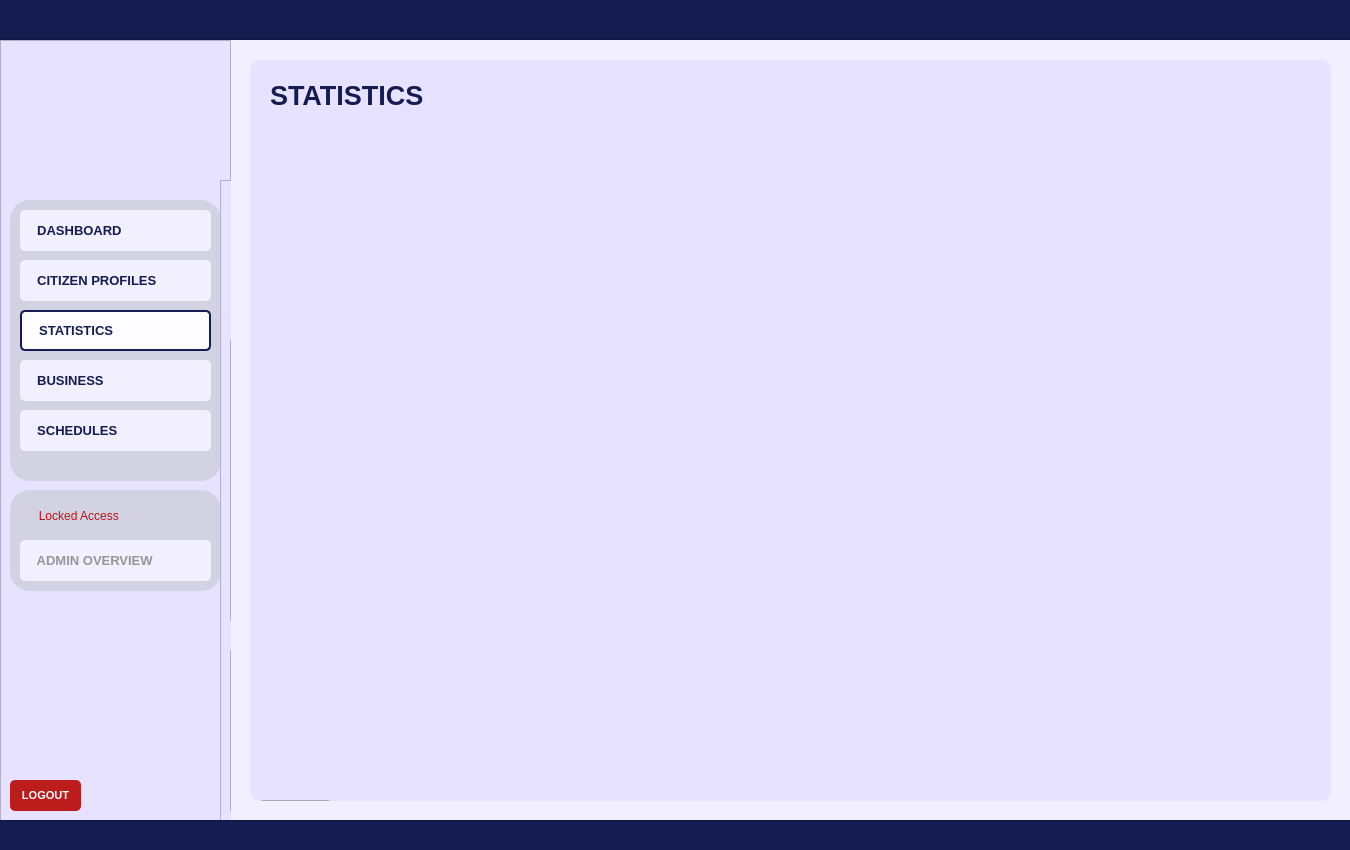
<?xml version="1.0" encoding="UTF-8"?>
<ui version="4.0">
 <class>User_dashboardWidget</class>
 <widget class="QWidget" name="User_dashboardWidget">
  <property name="geometry">
   <rect>
    <x>0</x>
    <y>0</y>
    <width>1350</width>
    <height>850</height>
   </rect>
  </property>
  <property name="sizePolicy">
   <sizepolicy hsizetype="Fixed" vsizetype="Fixed">
    <horstretch>0</horstretch>
    <verstretch>0</verstretch>
   </sizepolicy>
  </property>
  <property name="maximumSize">
   <size>
    <width>1350</width>
    <height>850</height>
   </size>
  </property>
  <property name="windowTitle">
   <string>Form</string>
  </property>
  <property name="styleSheet">
   <string notr="true">#User_dashboardWidget{
	background-color: #f2efff;
}</string>
  </property>
  <widget class="QFrame" name="baseNavFrame">
   <property name="geometry">
    <rect>
     <x>0</x>
     <y>40</y>
     <width>231</width>
     <height>781</height>
    </rect>
   </property>
   <property name="styleSheet">
    <string notr="true">#baseNavFrame {
	background-color: #e7e2ff;
}</string>
   </property>
   <property name="frameShape">
    <enum>QFrame::Shape::StyledPanel</enum>
   </property>
   <property name="frameShadow">
    <enum>QFrame::Shadow::Raised</enum>
   </property>
   <widget class="QFrame" name="baseNavFramesub1">
    <property name="geometry">
     <rect>
      <x>10</x>
      <y>160</y>
      <width>211</width>
      <height>281</height>
     </rect>
    </property>
    <property name="autoFillBackground">
     <bool>false</bool>
    </property>
    <property name="styleSheet">
     <string notr="true">#baseNavFramesub1{
	background-color: #d3d2e2;
	border-radius: 20px;
	border: 2px solid #d3d2e2;
	opacity: 0.1;
}</string>
    </property>
    <property name="frameShape">
     <enum>QFrame::Shape::StyledPanel</enum>
    </property>
    <property name="frameShadow">
     <enum>QFrame::Shadow::Raised</enum>
    </property>
    <widget class="QPushButton" name="nav_buttonDashboard">
     <property name="geometry">
      <rect>
       <x>10</x>
       <y>10</y>
       <width>191</width>
       <height>41</height>
      </rect>
     </property>
     <property name="font">
      <font>
       <family>Arial</family>
       <pointsize>10</pointsize>
       <bold>true</bold>
      </font>
     </property>
     <property name="cursor">
      <cursorShape>PointingHandCursor</cursorShape>
     </property>
     <property name="layoutDirection">
      <enum>Qt::LayoutDirection::LeftToRight</enum>
     </property>
     <property name="styleSheet">
      <string notr="true">#nav_buttonDashboard {
    background-color: #f2efff;
    color: #141c52;
    border-radius: 5px;
	text-align: left;
	padding: 10px;
}
#nav_buttonDashboard:hover {
    background-color: #fdfdff; /* Slightly lighter blue when hovered */
}
#nav_buttonDashboard:pressed {
    background-color: #e7e5f4; /* Darker blue when clicked */
}</string>
     </property>
     <property name="text">
      <string>  DASHBOARD</string>
     </property>
     <property name="icon">
      <iconset>
       <normaloff>../Assets/icon_dashboard.svg</normaloff>../Assets/icon_dashboard.svg</iconset>
     </property>
     <property name="iconSize">
      <size>
       <width>30</width>
       <height>30</height>
      </size>
     </property>
    </widget>
    <widget class="QPushButton" name="nav_buttonCitizenProfiles">
     <property name="geometry">
      <rect>
       <x>10</x>
       <y>60</y>
       <width>191</width>
       <height>41</height>
      </rect>
     </property>
     <property name="font">
      <font>
       <family>Arial</family>
       <pointsize>10</pointsize>
       <bold>true</bold>
      </font>
     </property>
     <property name="cursor">
      <cursorShape>PointingHandCursor</cursorShape>
     </property>
     <property name="styleSheet">
      <string notr="true">#nav_buttonCitizenProfiles {
    background-color: #f2efff;
    color: #141c52;
    border-radius: 5px;
	text-align: left;;
    padding: 10px; /* Optional: Adjusts spacing inside the button */
}
#nav_buttonCitizenProfiles:hover {
    background-color: #fdfdff; /* Slightly lighter blue when hovered */
}
#nav_buttonCitizenProfiles:pressed {
    background-color: #e7e5f4; /* Darker blue when clicked */
}</string>
     </property>
     <property name="text">
      <string>  CITIZEN PROFILES</string>
     </property>
     <property name="icon">
      <iconset>
       <normaloff>../Assets/icon_citizenprofiles.svg</normaloff>../Assets/icon_citizenprofiles.svg</iconset>
     </property>
     <property name="iconSize">
      <size>
       <width>30</width>
       <height>30</height>
      </size>
     </property>
    </widget>
    <widget class="QPushButton" name="nav_buttonStatistics">
     <property name="geometry">
      <rect>
       <x>10</x>
       <y>110</y>
       <width>191</width>
       <height>41</height>
      </rect>
     </property>
     <property name="font">
      <font>
       <family>Arial</family>
       <pointsize>10</pointsize>
       <bold>true</bold>
      </font>
     </property>
     <property name="cursor">
      <cursorShape>PointingHandCursor</cursorShape>
     </property>
     <property name="styleSheet">
      <string notr="true">#nav_buttonStatistics {
    background-color: #fdfdff;
    color: #141c52;
    border-radius: 5px;
	border: 2px solid #141c52; 
	text-align: left;
    padding: 10px; /* Optional: Adjusts spacing inside the button */
}
</string>
     </property>
     <property name="text">
      <string>  STATISTICS</string>
     </property>
     <property name="icon">
      <iconset>
       <normaloff>../Assets/icon_statistics.svg</normaloff>../Assets/icon_statistics.svg</iconset>
     </property>
     <property name="iconSize">
      <size>
       <width>30</width>
       <height>30</height>
      </size>
     </property>
    </widget>
    <widget class="QPushButton" name="nav_buttonSchedules">
     <property name="geometry">
      <rect>
       <x>10</x>
       <y>210</y>
       <width>191</width>
       <height>41</height>
      </rect>
     </property>
     <property name="font">
      <font>
       <family>Arial</family>
       <pointsize>10</pointsize>
       <bold>true</bold>
      </font>
     </property>
     <property name="cursor">
      <cursorShape>PointingHandCursor</cursorShape>
     </property>
     <property name="styleSheet">
      <string notr="true">#nav_buttonSchedules {
    background-color: #f2efff;
    color: #141c52;
    border-radius: 5px;
	text-align: left;
    padding: 10px; /* Optional: Adjusts spacing inside the button */
}
#nav_buttonSchedules:hover {
    background-color: #fdfdff; /* Slightly lighter blue when hovered */
}
#nav_buttonSchedules:pressed {
    background-color: #e7e5f4; /* Darker blue when clicked */
}</string>
     </property>
     <property name="text">
      <string>  SCHEDULES</string>
     </property>
     <property name="icon">
      <iconset>
       <normaloff>../Assets/icon_schedule.svg</normaloff>../Assets/icon_schedule.svg</iconset>
     </property>
     <property name="iconSize">
      <size>
       <width>30</width>
       <height>30</height>
      </size>
     </property>
    </widget>
    <widget class="QPushButton" name="nav_buttonBusiness">
     <property name="geometry">
      <rect>
       <x>10</x>
       <y>160</y>
       <width>191</width>
       <height>41</height>
      </rect>
     </property>
     <property name="font">
      <font>
       <family>Arial</family>
       <pointsize>10</pointsize>
       <bold>true</bold>
      </font>
     </property>
     <property name="cursor">
      <cursorShape>PointingHandCursor</cursorShape>
     </property>
     <property name="styleSheet">
      <string notr="true">#nav_buttonBusiness {
    background-color: #f2efff;
    color: #141c52;
    border-radius: 5px;
	text-align: left;
    padding: 10px; /* Optional: Adjusts spacing inside the button */
}
#nav_buttonBusiness:hover {
    background-color: #fdfdff; /* Slightly lighter blue when hovered */
}
#nav_buttonBusiness:pressed {
    background-color: #e7e5f4; /* Darker blue when clicked */
}</string>
     </property>
     <property name="text">
      <string>  BUSINESS</string>
     </property>
     <property name="icon">
      <iconset>
       <normaloff>../Assets/icon_business.svg</normaloff>../Assets/icon_business.svg</iconset>
     </property>
     <property name="iconSize">
      <size>
       <width>30</width>
       <height>30</height>
      </size>
     </property>
    </widget>
   </widget>
   <widget class="QFrame" name="baseNavFramesub2">
    <property name="geometry">
     <rect>
      <x>10</x>
      <y>450</y>
      <width>211</width>
      <height>101</height>
     </rect>
    </property>
    <property name="autoFillBackground">
     <bool>false</bool>
    </property>
    <property name="styleSheet">
     <string notr="true">#baseNavFramesub2{
	background-color: #d3d2e2;
	border-radius: 20px;
	border: 2px solid #d3d2e2;
	opacity: 0.1;
}</string>
    </property>
    <property name="frameShape">
     <enum>QFrame::Shape::StyledPanel</enum>
    </property>
    <property name="frameShadow">
     <enum>QFrame::Shadow::Raised</enum>
    </property>
    <widget class="QPushButton" name="nav_buttonAdminOverview">
     <property name="geometry">
      <rect>
       <x>10</x>
       <y>50</y>
       <width>191</width>
       <height>41</height>
      </rect>
     </property>
     <property name="font">
      <font>
       <family>Arial</family>
       <pointsize>10</pointsize>
       <bold>true</bold>
      </font>
     </property>
     <property name="cursor">
      <cursorShape>ForbiddenCursor</cursorShape>
     </property>
     <property name="styleSheet">
      <string notr="true">#nav_buttonAdminOverview {
    background-color: #f2efff;
    color: #969696;
    border-radius: 5px;
	text-align: left;
    padding: 10px; /* Optional: Adjusts spacing inside the button */
}
/*#nav_buttonAdminOverview:hover {
    background-color: #fdfdff;
}
#nav_buttonAdminOverview:pressed {
    background-color: #e7e5f4; 
}*/</string>
     </property>
     <property name="text">
      <string>  ADMIN OVERVIEW</string>
     </property>
     <property name="icon">
      <iconset>
       <normaloff>../Assets/icon_adminoverview_off.svg</normaloff>../Assets/icon_adminoverview_off.svg</iconset>
     </property>
     <property name="iconSize">
      <size>
       <width>30</width>
       <height>30</height>
      </size>
     </property>
    </widget>
    <widget class="QPushButton" name="nav_isLocked">
     <property name="geometry">
      <rect>
       <x>10</x>
       <y>10</y>
       <width>111</width>
       <height>31</height>
      </rect>
     </property>
     <property name="styleSheet">
      <string notr="true">#nav_isLocked{
	background-color: #d3d2e2;
	border-radius: 20px;
	border: 2px solid #d3d2e2;
	opacity: 0.1;
	color: #c01111;
}</string>
     </property>
     <property name="text">
      <string>  Locked Access</string>
     </property>
     <property name="icon">
      <iconset>
       <normaloff>../../../../../../Downloads/icon_isLocked.svg</normaloff>../../../../../../Downloads/icon_isLocked.svg</iconset>
     </property>
     <property name="iconSize">
      <size>
       <width>20</width>
       <height>20</height>
      </size>
     </property>
    </widget>
   </widget>
   <widget class="QLabel" name="nav_imageLogo">
    <property name="geometry">
     <rect>
      <x>70</x>
      <y>30</y>
      <width>91</width>
      <height>91</height>
     </rect>
    </property>
    <property name="font">
     <font>
      <family>Arial</family>
      <pointsize>18</pointsize>
      <bold>true</bold>
     </font>
    </property>
    <property name="styleSheet">
     <string notr="true">#nav_imageLogo{	
	background-color: transparent;
	color: #ffffff;
}
</string>
    </property>
    <property name="text">
     <string/>
    </property>
    <property name="pixmap">
     <pixmap>../Assets/logo_brgyClear.png</pixmap>
    </property>
    <property name="scaledContents">
     <bool>true</bool>
    </property>
   </widget>
   <widget class="QPushButton" name="logout_buttonLogout">
    <property name="geometry">
     <rect>
      <x>10</x>
      <y>740</y>
      <width>71</width>
      <height>31</height>
     </rect>
    </property>
    <property name="font">
     <font>
      <family>Arial</family>
      <pointsize>8</pointsize>
      <bold>true</bold>
     </font>
    </property>
    <property name="cursor">
     <cursorShape>PointingHandCursor</cursorShape>
    </property>
    <property name="styleSheet">
     <string notr="true">#logout_buttonLogout {
    background-color: #bc1c1c;
    color: white;
    border-radius: 5px;
    padding: 10px; /* Optional: Adjusts spacing inside the button */
}
#logout_buttonLogout:hover {
    background-color: #d82020; /* Slightly lighter blue when hovered */
}
#logout_buttonLogout:pressed {
    background-color: #8c1515; /* Darker blue when clicked */
}</string>
    </property>
    <property name="text">
     <string>LOGOUT</string>
    </property>
   </widget>
   <widget class="QFrame" name="baseNavFrame_2">
    <property name="geometry">
     <rect>
      <x>220</x>
      <y>140</y>
      <width>231</width>
      <height>781</height>
     </rect>
    </property>
    <property name="styleSheet">
     <string notr="true">background-color: #e7e2ff;</string>
    </property>
    <property name="frameShape">
     <enum>QFrame::Shape::StyledPanel</enum>
    </property>
    <property name="frameShadow">
     <enum>QFrame::Shadow::Raised</enum>
    </property>
    <widget class="QFrame" name="baseNavFramesub1_2">
     <property name="geometry">
      <rect>
       <x>10</x>
       <y>160</y>
       <width>211</width>
       <height>281</height>
      </rect>
     </property>
     <property name="autoFillBackground">
      <bool>false</bool>
     </property>
     <property name="styleSheet">
      <string notr="true">#baseNavFramesub1{
	background-color: #d3d2e2;
	border-radius: 20px;
	border: 2px solid #d3d2e2;
	opacity: 0.1;
}</string>
     </property>
     <property name="frameShape">
      <enum>QFrame::Shape::StyledPanel</enum>
     </property>
     <property name="frameShadow">
      <enum>QFrame::Shadow::Raised</enum>
     </property>
    </widget>
    <widget class="QFrame" name="baseNavFramesub2_2">
     <property name="geometry">
      <rect>
       <x>10</x>
       <y>470</y>
       <width>211</width>
       <height>161</height>
      </rect>
     </property>
     <property name="autoFillBackground">
      <bool>false</bool>
     </property>
     <property name="styleSheet">
      <string notr="true">#baseNavFramesub2{
	background-color: #d3d2e2;
	border-radius: 20px;
	border: 2px solid #d3d2e2;
	opacity: 0.1;
}</string>
     </property>
     <property name="frameShape">
      <enum>QFrame::Shape::StyledPanel</enum>
     </property>
     <property name="frameShadow">
      <enum>QFrame::Shadow::Raised</enum>
     </property>
    </widget>
    <widget class="QLabel" name="login_imageLogo_2">
     <property name="geometry">
      <rect>
       <x>70</x>
       <y>30</y>
       <width>91</width>
       <height>91</height>
      </rect>
     </property>
     <property name="font">
      <font>
       <family>Arial</family>
       <pointsize>18</pointsize>
       <bold>true</bold>
      </font>
     </property>
     <property name="styleSheet">
      <string notr="true">#login_imageLogo{	
	background-color: transparent;
	color: #ffffff;
}
</string>
     </property>
     <property name="text">
      <string/>
     </property>
     <property name="pixmap">
      <pixmap>../Assets/logo_brgyClear.png</pixmap>
     </property>
     <property name="scaledContents">
      <bool>true</bool>
     </property>
    </widget>
    <widget class="QPushButton" name="logout_buttonLogout_2">
     <property name="geometry">
      <rect>
       <x>10</x>
       <y>740</y>
       <width>71</width>
       <height>31</height>
      </rect>
     </property>
     <property name="font">
      <font>
       <family>Arial</family>
       <pointsize>8</pointsize>
       <bold>true</bold>
      </font>
     </property>
     <property name="cursor">
      <cursorShape>PointingHandCursor</cursorShape>
     </property>
     <property name="styleSheet">
      <string notr="true">#logout_buttonLogout {
    background-color: #bc1c1c;
    color: white;
    border-radius: 5px;
    padding: 10px; /* Optional: Adjusts spacing inside the button */
}
#logout_buttonLogout:hover {
    background-color: #d82020; /* Slightly lighter blue when hovered */
}
#logout_buttonLogout:pressed {
    background-color: #8c1515; /* Darker blue when clicked */
}</string>
     </property>
     <property name="text">
      <string>LOGOUT</string>
     </property>
    </widget>
   </widget>
  </widget>
  <widget class="QFrame" name="border_blueLines1">
   <property name="geometry">
    <rect>
     <x>-10</x>
     <y>-1</y>
     <width>1371</width>
     <height>41</height>
    </rect>
   </property>
   <property name="styleSheet">
    <string notr="true">#border_blueLines1{
	background-color: #141c52;
}
</string>
   </property>
   <property name="frameShape">
    <enum>QFrame::Shape::StyledPanel</enum>
   </property>
   <property name="frameShadow">
    <enum>QFrame::Shadow::Raised</enum>
   </property>
  </widget>
  <widget class="QFrame" name="border_blueLines2">
   <property name="geometry">
    <rect>
     <x>-10</x>
     <y>820</y>
     <width>1381</width>
     <height>31</height>
    </rect>
   </property>
   <property name="styleSheet">
    <string notr="true">#border_blueLines2{
	background-color: #141c52;
}
</string>
   </property>
   <property name="frameShape">
    <enum>QFrame::Shape::StyledPanel</enum>
   </property>
   <property name="frameShadow">
    <enum>QFrame::Shadow::Raised</enum>
   </property>
  </widget>
  <widget class="QFrame" name="baseBodyFrame">
   <property name="geometry">
    <rect>
     <x>250</x>
     <y>60</y>
     <width>1081</width>
     <height>741</height>
    </rect>
   </property>
   <property name="styleSheet">
    <string notr="true">#baseBodyFrame {
	background-color: #e7e2ff;
	border: none;
	border-radius: 10px;
}</string>
   </property>
   <property name="frameShape">
    <enum>QFrame::Shape::StyledPanel</enum>
   </property>
   <property name="frameShadow">
    <enum>QFrame::Shadow::Raised</enum>
   </property>
   <widget class="QPushButton" name="logout_buttonLogout_3">
    <property name="geometry">
     <rect>
      <x>10</x>
      <y>740</y>
      <width>71</width>
      <height>31</height>
     </rect>
    </property>
    <property name="font">
     <font>
      <family>Arial</family>
      <pointsize>8</pointsize>
      <bold>true</bold>
     </font>
    </property>
    <property name="cursor">
     <cursorShape>PointingHandCursor</cursorShape>
    </property>
    <property name="styleSheet">
     <string notr="true">#logout_buttonLogout {
    background-color: #bc1c1c;
    color: white;
    border-radius: 5px;
    padding: 10px; /* Optional: Adjusts spacing inside the button */
}
#logout_buttonLogout:hover {
    background-color: #d82020; /* Slightly lighter blue when hovered */
}
#logout_buttonLogout:pressed {
    background-color: #8c1515; /* Darker blue when clicked */
}</string>
    </property>
    <property name="text">
     <string>LOGOUT</string>
    </property>
   </widget>
   <widget class="QLabel" name="title_bodyStatistics">
    <property name="geometry">
     <rect>
      <x>20</x>
      <y>20</y>
      <width>381</width>
      <height>31</height>
     </rect>
    </property>
    <property name="font">
     <font>
      <family>Arial</family>
      <pointsize>20</pointsize>
      <bold>true</bold>
     </font>
    </property>
    <property name="styleSheet">
     <string notr="true">#title_bodyStatistics {
	background-color: transparent;
	color: #141c52;
}
</string>
    </property>
    <property name="text">
     <string>STATISTICS</string>
    </property>
   </widget>
  </widget>
 </widget>
 <resources/>
 <connections/>
</ui>
